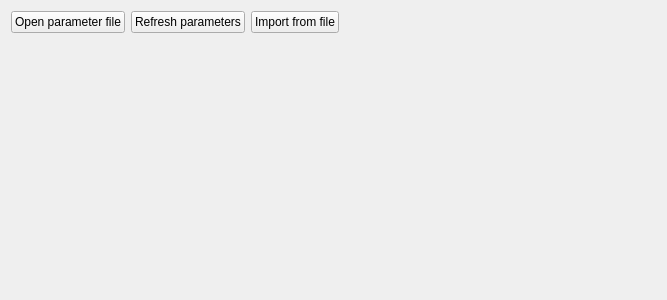
<?xml version="1.0" encoding="UTF-8"?>
<ui version="4.0">
 <class>Form</class>
 <widget class="QWidget" name="Form">
  <property name="geometry">
   <rect>
    <x>0</x>
    <y>0</y>
    <width>667</width>
    <height>300</height>
   </rect>
  </property>
  <property name="windowTitle">
   <string>Form</string>
  </property>
  <layout class="QVBoxLayout" name="verticalLayout" stretch="1,10">
   <item>
    <layout class="QHBoxLayout" name="horizontalLayout" stretch="0,0,0,0">
     <item>
      <widget class="QPushButton" name="pushButton">
       <property name="text">
        <string>Open parameter file</string>
       </property>
      </widget>
     </item>
     <item>
      <widget class="QPushButton" name="pushButton_2">
       <property name="text">
        <string>Refresh parameters</string>
       </property>
      </widget>
     </item>
     <item>
      <widget class="QPushButton" name="pushButton_3">
       <property name="text">
        <string>Import from file</string>
       </property>
      </widget>
     </item>
     <item>
      <spacer name="horizontalSpacer">
       <property name="orientation">
        <enum>Qt::Horizontal</enum>
       </property>
       <property name="sizeHint" stdset="0">
        <size>
         <width>40</width>
         <height>20</height>
        </size>
       </property>
      </spacer>
     </item>
    </layout>
   </item>
   <item>
    <layout class="QHBoxLayout" name="paramLayout2">
     <item>
      <layout class="QHBoxLayout" name="paramLayout">
       <item>
        <spacer name="horizontalSpacer_2">
         <property name="orientation">
          <enum>Qt::Horizontal</enum>
         </property>
         <property name="sizeHint" stdset="0">
          <size>
           <width>40</width>
           <height>20</height>
          </size>
         </property>
        </spacer>
       </item>
      </layout>
     </item>
    </layout>
   </item>
  </layout>
 </widget>
 <resources/>
 <connections/>
</ui>
